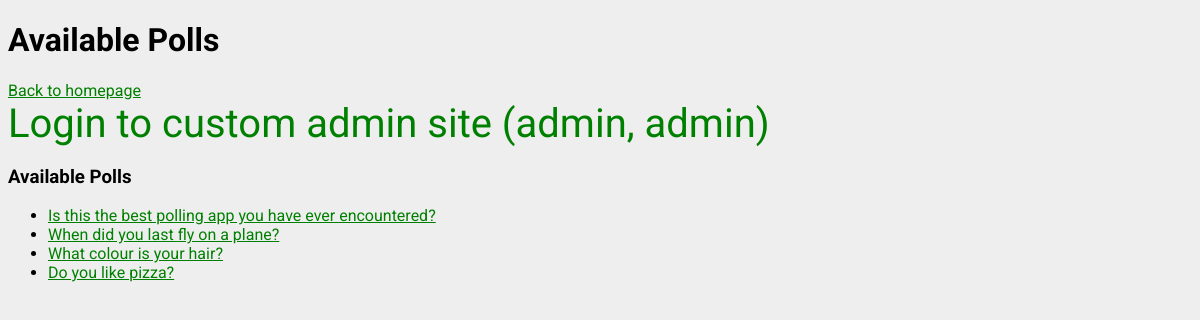
Screenshot of /pollsindex/ with the database file from the repository.
### polls/models.py (models this page shows, shortened)
class Question(models.Model):
    question_text = models.CharField(max_length=255)
    pub_date = models.DateTimeField('date published', default=timezone.now)

### polls/views.py (the view)
# urls.py: path('pollsindex/', views.PollsIndexView.as_view(), name='pollsindex'),
class PollsIndexView(generic.ListView):
    template_name = 'polls/pollsindex.html'
    context_object_name = 'latest_question_list'
    def get_queryset(self):
        return Question.objects.filter(pub_date__lte=timezone.now()).order_by('-pub_date')[:5]

### polls/templates/polls/pollsindex.html (shortened to what this page needs)
<!DOCTYPE html>
<html lang="en">
  <head>
    {% load static %}
    <link
      rel="stylesheet"
      type="text/css"
      href="{% static 'polls/style.css' %}"
    />
  </head>
  <body>
  <h1>Available Polls</h1>
  <a link href="{% url 'polls:index' %}">Back to homepage</a><br>
  <a class="a_large" link href="/admin">Login to custom admin site (admin, admin)</a>
    {% if latest_question_list %}
    <h3>Available Polls</h3>
    <ul>
      {% for question in latest_question_list %}
      <li>
        <a href="{% url 'polls:detail' question.id %}"
          >{{ question.question_text }}</a
        >
      </li>
      {% endfor %}
    </ul>
    {% else %}
    <h3>No polls are available.</h3>
    {% endif %}
  </body>
</html>

### polls/static/polls/style.css (style rules this page uses)
body { background: white url("images/background.png") repeat; font-family: 'Roboto'; }
a { color: green; }
.a_large { font-size: 40px; text-decoration: none; }

### rows the page displays
Question: question_text "Is this the best polling app you have ever encountered?"
Question: question_text "When did you last fly on a plane?"
Question: question_text "What colour is your hair?"
Question: question_text "Do you like pizza?"
